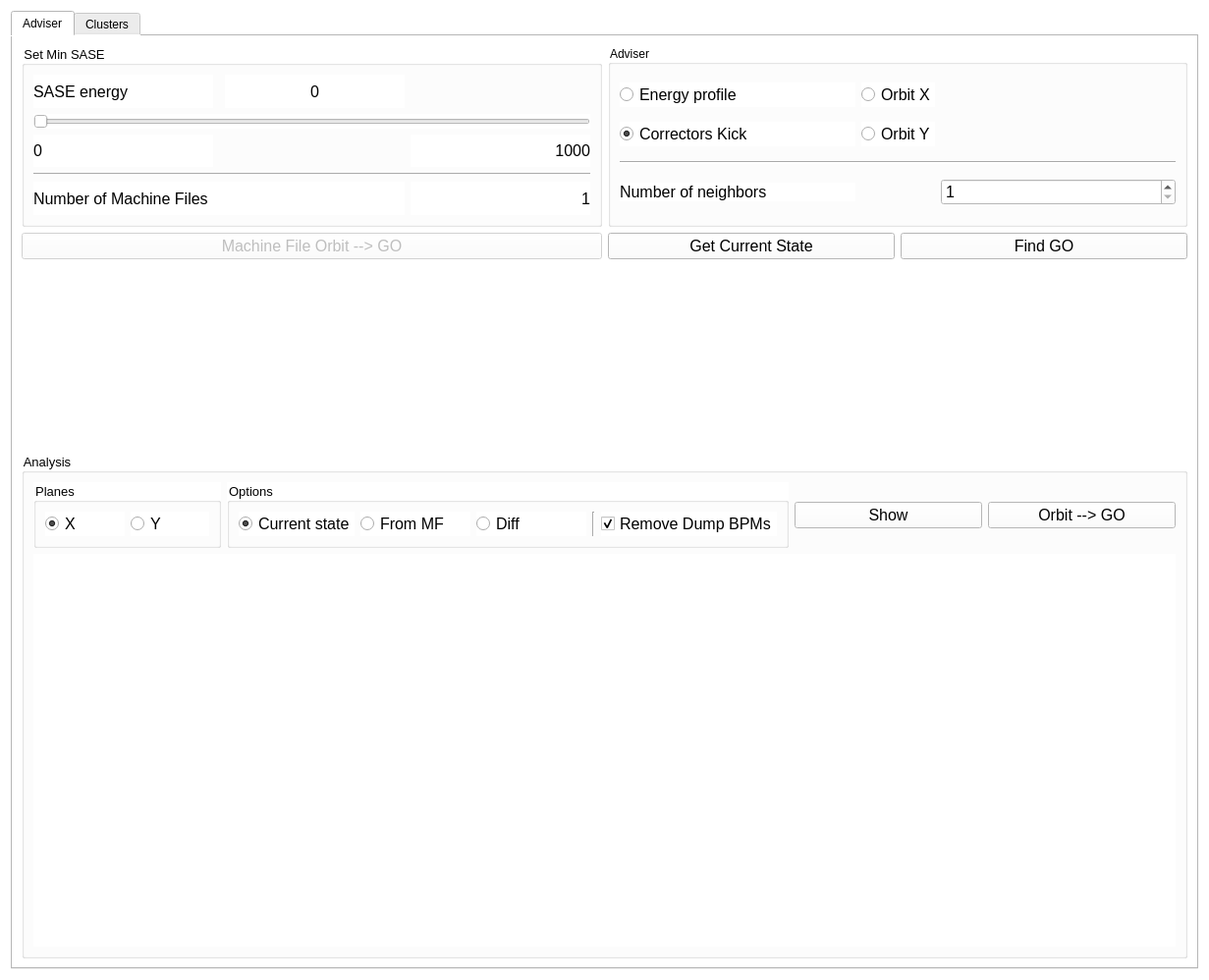
<?xml version="1.0" encoding="UTF-8"?>
<ui version="4.0">
 <class>Form</class>
 <widget class="QWidget" name="Form">
  <property name="geometry">
   <rect>
    <x>0</x>
    <y>0</y>
    <width>1231</width>
    <height>998</height>
   </rect>
  </property>
  <property name="minimumSize">
   <size>
    <width>0</width>
    <height>0</height>
   </size>
  </property>
  <property name="contextMenuPolicy">
   <enum>Qt::CustomContextMenu</enum>
  </property>
  <property name="windowTitle">
   <string>Ocelot Interface</string>
  </property>
  <property name="styleSheet">
   <string notr="true">background-color: white</string>
  </property>
  <layout class="QGridLayout" name="gridLayout_2">
   <item row="0" column="0">
    <widget class="QTabWidget" name="tabWidget">
     <property name="currentIndex">
      <number>0</number>
     </property>
     <widget class="QWidget" name="tab">
      <attribute name="title">
       <string>Adviser</string>
      </attribute>
      <layout class="QGridLayout" name="gridLayout_11">
       <item row="1" column="0">
        <widget class="QGroupBox" name="groupBox">
         <property name="sizePolicy">
          <sizepolicy hsizetype="Minimum" vsizetype="Minimum">
           <horstretch>0</horstretch>
           <verstretch>0</verstretch>
          </sizepolicy>
         </property>
         <property name="minimumSize">
          <size>
           <width>0</width>
           <height>0</height>
          </size>
         </property>
         <property name="maximumSize">
          <size>
           <width>16777215</width>
           <height>16777215</height>
          </size>
         </property>
         <property name="font">
          <font>
           <pointsize>10</pointsize>
          </font>
         </property>
         <property name="title">
          <string>Set Min SASE</string>
         </property>
         <layout class="QGridLayout" name="gridLayout_4">
          <item row="5" column="0">
           <widget class="QLabel" name="label_2">
            <property name="font">
             <font>
              <pointsize>12</pointsize>
             </font>
            </property>
            <property name="text">
             <string>SASE energy</string>
            </property>
           </widget>
          </item>
          <item row="9" column="3">
           <widget class="QLabel" name="lab_nfiles">
            <property name="sizePolicy">
             <sizepolicy hsizetype="Expanding" vsizetype="Preferred">
              <horstretch>0</horstretch>
              <verstretch>0</verstretch>
             </sizepolicy>
            </property>
            <property name="font">
             <font>
              <pointsize>12</pointsize>
             </font>
            </property>
            <property name="text">
             <string>1</string>
            </property>
            <property name="alignment">
             <set>Qt::AlignRight|Qt::AlignTrailing|Qt::AlignVCenter</set>
            </property>
           </widget>
          </item>
          <item row="5" column="2">
           <widget class="QLabel" name="lab_sase_cur">
            <property name="sizePolicy">
             <sizepolicy hsizetype="Expanding" vsizetype="Preferred">
              <horstretch>0</horstretch>
              <verstretch>0</verstretch>
             </sizepolicy>
            </property>
            <property name="font">
             <font>
              <pointsize>12</pointsize>
             </font>
            </property>
            <property name="text">
             <string>0</string>
            </property>
            <property name="alignment">
             <set>Qt::AlignCenter</set>
            </property>
           </widget>
          </item>
          <item row="7" column="2">
           <spacer name="horizontalSpacer_2">
            <property name="orientation">
             <enum>Qt::Horizontal</enum>
            </property>
            <property name="sizeHint" stdset="0">
             <size>
              <width>40</width>
              <height>20</height>
             </size>
            </property>
           </spacer>
          </item>
          <item row="6" column="0" colspan="4">
           <widget class="QSlider" name="horizontalSlider">
            <property name="orientation">
             <enum>Qt::Horizontal</enum>
            </property>
           </widget>
          </item>
          <item row="7" column="0">
           <widget class="QLabel" name="lab_sase_min">
            <property name="sizePolicy">
             <sizepolicy hsizetype="Expanding" vsizetype="Preferred">
              <horstretch>0</horstretch>
              <verstretch>0</verstretch>
             </sizepolicy>
            </property>
            <property name="font">
             <font>
              <pointsize>12</pointsize>
             </font>
            </property>
            <property name="text">
             <string>0</string>
            </property>
           </widget>
          </item>
          <item row="7" column="3">
           <widget class="QLabel" name="lab_sase_max">
            <property name="sizePolicy">
             <sizepolicy hsizetype="Expanding" vsizetype="Preferred">
              <horstretch>0</horstretch>
              <verstretch>0</verstretch>
             </sizepolicy>
            </property>
            <property name="font">
             <font>
              <pointsize>12</pointsize>
             </font>
            </property>
            <property name="text">
             <string>1000</string>
            </property>
            <property name="alignment">
             <set>Qt::AlignRight|Qt::AlignTrailing|Qt::AlignVCenter</set>
            </property>
           </widget>
          </item>
          <item row="9" column="0" colspan="3">
           <widget class="QLabel" name="label_3">
            <property name="font">
             <font>
              <pointsize>12</pointsize>
             </font>
            </property>
            <property name="text">
             <string>Number of Machine Files</string>
            </property>
           </widget>
          </item>
          <item row="8" column="0" colspan="4">
           <widget class="Line" name="line">
            <property name="orientation">
             <enum>Qt::Horizontal</enum>
            </property>
           </widget>
          </item>
         </layout>
        </widget>
       </item>
       <item row="3" column="0" colspan="2">
        <widget class="OclTable" name="mf_table" native="true"/>
       </item>
       <item row="2" column="0">
        <widget class="QPushButton" name="pb_read_from_mf">
         <property name="enabled">
          <bool>false</bool>
         </property>
         <property name="minimumSize">
          <size>
           <width>0</width>
           <height>0</height>
          </size>
         </property>
         <property name="font">
          <font>
           <pointsize>12</pointsize>
           <weight>50</weight>
           <bold>false</bold>
          </font>
         </property>
         <property name="text">
          <string>Machine File Orbit --&gt; GO</string>
         </property>
        </widget>
       </item>
       <item row="2" column="1">
        <layout class="QHBoxLayout" name="horizontalLayout">
         <item>
          <widget class="QPushButton" name="pb_get_state">
           <property name="minimumSize">
            <size>
             <width>0</width>
             <height>0</height>
            </size>
           </property>
           <property name="font">
            <font>
             <pointsize>12</pointsize>
             <weight>50</weight>
             <bold>false</bold>
            </font>
           </property>
           <property name="text">
            <string>Get Current State</string>
           </property>
          </widget>
         </item>
         <item>
          <widget class="QPushButton" name="pb_find_go">
           <property name="minimumSize">
            <size>
             <width>0</width>
             <height>0</height>
            </size>
           </property>
           <property name="font">
            <font>
             <pointsize>12</pointsize>
             <weight>50</weight>
             <bold>false</bold>
            </font>
           </property>
           <property name="text">
            <string>Find GO</string>
           </property>
          </widget>
         </item>
        </layout>
       </item>
       <item row="5" column="0" colspan="2">
        <widget class="QGroupBox" name="groupBox_3">
         <property name="font">
          <font>
           <pointsize>10</pointsize>
          </font>
         </property>
         <property name="title">
          <string>Analysis</string>
         </property>
         <layout class="QGridLayout" name="gridLayout">
          <item row="1" column="0" colspan="6">
           <widget class="OclMonitor" name="plot_widget" native="true">
            <property name="sizePolicy">
             <sizepolicy hsizetype="Preferred" vsizetype="Preferred">
              <horstretch>0</horstretch>
              <verstretch>0</verstretch>
             </sizepolicy>
            </property>
            <property name="minimumSize">
             <size>
              <width>0</width>
              <height>400</height>
             </size>
            </property>
           </widget>
          </item>
          <item row="0" column="5">
           <widget class="QPushButton" name="pb_use_it">
            <property name="font">
             <font>
              <pointsize>12</pointsize>
             </font>
            </property>
            <property name="text">
             <string>Orbit --&gt; GO</string>
            </property>
           </widget>
          </item>
          <item row="0" column="4">
           <widget class="QPushButton" name="pb_show">
            <property name="font">
             <font>
              <pointsize>12</pointsize>
             </font>
            </property>
            <property name="text">
             <string>Show</string>
            </property>
           </widget>
          </item>
          <item row="0" column="1" colspan="3">
           <widget class="QGroupBox" name="groupBox_5">
            <property name="font">
             <font>
              <pointsize>10</pointsize>
             </font>
            </property>
            <property name="title">
             <string>Options</string>
            </property>
            <layout class="QGridLayout" name="gridLayout_5">
             <item row="0" column="0">
              <widget class="QRadioButton" name="rb_current_state">
               <property name="font">
                <font>
                 <pointsize>12</pointsize>
                </font>
               </property>
               <property name="text">
                <string>Current state</string>
               </property>
               <property name="checked">
                <bool>true</bool>
               </property>
               <attribute name="buttonGroup">
                <string notr="true">buttonGroup_3</string>
               </attribute>
              </widget>
             </item>
             <item row="0" column="1">
              <widget class="QRadioButton" name="rb_from_mf">
               <property name="font">
                <font>
                 <pointsize>12</pointsize>
                </font>
               </property>
               <property name="text">
                <string>From MF</string>
               </property>
               <attribute name="buttonGroup">
                <string notr="true">buttonGroup_3</string>
               </attribute>
              </widget>
             </item>
             <item row="0" column="2">
              <widget class="QRadioButton" name="rb_diff">
               <property name="font">
                <font>
                 <pointsize>12</pointsize>
                </font>
               </property>
               <property name="text">
                <string>Diff</string>
               </property>
               <attribute name="buttonGroup">
                <string notr="true">buttonGroup_3</string>
               </attribute>
              </widget>
             </item>
             <item row="0" column="4">
              <widget class="QCheckBox" name="cb_remove_dump_bpm">
               <property name="font">
                <font>
                 <pointsize>12</pointsize>
                </font>
               </property>
               <property name="text">
                <string>Remove Dump BPMs</string>
               </property>
               <property name="checked">
                <bool>true</bool>
               </property>
              </widget>
             </item>
             <item row="0" column="3">
              <widget class="Line" name="line_3">
               <property name="orientation">
                <enum>Qt::Vertical</enum>
               </property>
              </widget>
             </item>
            </layout>
           </widget>
          </item>
          <item row="0" column="0">
           <widget class="QGroupBox" name="groupBox_4">
            <property name="font">
             <font>
              <pointsize>10</pointsize>
             </font>
            </property>
            <property name="title">
             <string>Planes</string>
            </property>
            <layout class="QGridLayout" name="gridLayout_3">
             <item row="0" column="0">
              <widget class="QRadioButton" name="rb_x_plane">
               <property name="font">
                <font>
                 <pointsize>12</pointsize>
                </font>
               </property>
               <property name="text">
                <string>X</string>
               </property>
               <property name="checked">
                <bool>true</bool>
               </property>
               <attribute name="buttonGroup">
                <string notr="true">buttonGroup_2</string>
               </attribute>
              </widget>
             </item>
             <item row="0" column="1">
              <widget class="QRadioButton" name="rb_yplane">
               <property name="font">
                <font>
                 <pointsize>12</pointsize>
                </font>
               </property>
               <property name="text">
                <string>Y</string>
               </property>
               <attribute name="buttonGroup">
                <string notr="true">buttonGroup_2</string>
               </attribute>
              </widget>
             </item>
            </layout>
           </widget>
          </item>
         </layout>
        </widget>
       </item>
       <item row="1" column="1">
        <widget class="QGroupBox" name="groupBox_2">
         <property name="sizePolicy">
          <sizepolicy hsizetype="Minimum" vsizetype="Minimum">
           <horstretch>0</horstretch>
           <verstretch>0</verstretch>
          </sizepolicy>
         </property>
         <property name="maximumSize">
          <size>
           <width>16777215</width>
           <height>16777215</height>
          </size>
         </property>
         <property name="title">
          <string>Adviser</string>
         </property>
         <layout class="QGridLayout" name="gridLayout_6">
          <item row="3" column="0">
           <widget class="QLabel" name="label_8">
            <property name="sizePolicy">
             <sizepolicy hsizetype="Expanding" vsizetype="Fixed">
              <horstretch>0</horstretch>
              <verstretch>0</verstretch>
             </sizepolicy>
            </property>
            <property name="font">
             <font>
              <pointsize>12</pointsize>
             </font>
            </property>
            <property name="text">
             <string>Number of neighbors</string>
            </property>
           </widget>
          </item>
          <item row="0" column="0">
           <widget class="QRadioButton" name="rb_energy_prof">
            <property name="font">
             <font>
              <pointsize>12</pointsize>
             </font>
            </property>
            <property name="text">
             <string>Energy profile</string>
            </property>
            <property name="checked">
             <bool>false</bool>
            </property>
            <attribute name="buttonGroup">
             <string notr="true">buttonGroup</string>
            </attribute>
           </widget>
          </item>
          <item row="1" column="1">
           <widget class="QRadioButton" name="rb_orbit_y">
            <property name="font">
             <font>
              <pointsize>12</pointsize>
             </font>
            </property>
            <property name="text">
             <string>Orbit Y</string>
            </property>
            <attribute name="buttonGroup">
             <string notr="true">buttonGroup</string>
            </attribute>
           </widget>
          </item>
          <item row="1" column="0">
           <widget class="QRadioButton" name="rb_cor_kick">
            <property name="font">
             <font>
              <pointsize>12</pointsize>
             </font>
            </property>
            <property name="text">
             <string>Correctors Kick</string>
            </property>
            <property name="checked">
             <bool>true</bool>
            </property>
            <attribute name="buttonGroup">
             <string notr="true">buttonGroup</string>
            </attribute>
           </widget>
          </item>
          <item row="0" column="1">
           <widget class="QRadioButton" name="rb_orbit_x">
            <property name="font">
             <font>
              <pointsize>12</pointsize>
             </font>
            </property>
            <property name="text">
             <string>Orbit X</string>
            </property>
            <attribute name="buttonGroup">
             <string notr="true">buttonGroup</string>
            </attribute>
           </widget>
          </item>
          <item row="1" column="2">
           <spacer name="horizontalSpacer">
            <property name="orientation">
             <enum>Qt::Horizontal</enum>
            </property>
            <property name="sizeHint" stdset="0">
             <size>
              <width>40</width>
              <height>20</height>
             </size>
            </property>
           </spacer>
          </item>
          <item row="2" column="0" colspan="3">
           <widget class="Line" name="line_2">
            <property name="orientation">
             <enum>Qt::Horizontal</enum>
            </property>
           </widget>
          </item>
          <item row="3" column="2">
           <widget class="QSpinBox" name="sb_nneighbors">
            <property name="sizePolicy">
             <sizepolicy hsizetype="Minimum" vsizetype="Fixed">
              <horstretch>0</horstretch>
              <verstretch>0</verstretch>
             </sizepolicy>
            </property>
            <property name="font">
             <font>
              <pointsize>12</pointsize>
             </font>
            </property>
            <property name="minimum">
             <number>1</number>
            </property>
            <property name="maximum">
             <number>20</number>
            </property>
            <property name="singleStep">
             <number>1</number>
            </property>
            <property name="value">
             <number>1</number>
            </property>
           </widget>
          </item>
         </layout>
        </widget>
       </item>
      </layout>
     </widget>
     <widget class="QWidget" name="tab_4">
      <attribute name="title">
       <string>Clusters</string>
      </attribute>
      <layout class="QGridLayout" name="gridLayout_9">
       <item row="1" column="0">
        <widget class="QGroupBox" name="groupBox_7">
         <property name="sizePolicy">
          <sizepolicy hsizetype="Minimum" vsizetype="Minimum">
           <horstretch>0</horstretch>
           <verstretch>0</verstretch>
          </sizepolicy>
         </property>
         <property name="maximumSize">
          <size>
           <width>16777215</width>
           <height>16777215</height>
          </size>
         </property>
         <property name="font">
          <font>
           <pointsize>10</pointsize>
          </font>
         </property>
         <property name="title">
          <string>Parameters</string>
         </property>
         <layout class="QGridLayout" name="gridLayout_18">
          <item row="0" column="1">
           <layout class="QGridLayout" name="gridLayout_19">
            <item row="4" column="1">
             <widget class="QPushButton" name="pb_check">
              <property name="font">
               <font>
                <pointsize>10</pointsize>
               </font>
              </property>
              <property name="text">
               <string>Find</string>
              </property>
             </widget>
            </item>
            <item row="3" column="1">
             <widget class="QSpinBox" name="spinBox">
              <property name="font">
               <font>
                <pointsize>12</pointsize>
               </font>
              </property>
              <property name="value">
               <number>1</number>
              </property>
             </widget>
            </item>
            <item row="3" column="0">
             <widget class="QLabel" name="label">
              <property name="font">
               <font>
                <pointsize>12</pointsize>
               </font>
              </property>
              <property name="text">
               <string>Number of clusters</string>
              </property>
             </widget>
            </item>
            <item row="0" column="0" colspan="2">
             <widget class="QCheckBox" name="checkBox">
              <property name="font">
               <font>
                <pointsize>12</pointsize>
               </font>
              </property>
              <property name="text">
               <string>Correctors Kick</string>
              </property>
             </widget>
            </item>
            <item row="1" column="0" colspan="2">
             <widget class="QCheckBox" name="checkBox_2">
              <property name="font">
               <font>
                <pointsize>12</pointsize>
               </font>
              </property>
              <property name="text">
               <string>BPM X</string>
              </property>
             </widget>
            </item>
            <item row="2" column="0" colspan="2">
             <widget class="QCheckBox" name="checkBox_3">
              <property name="font">
               <font>
                <pointsize>12</pointsize>
               </font>
              </property>
              <property name="text">
               <string>BPM Y</string>
              </property>
             </widget>
            </item>
           </layout>
          </item>
         </layout>
        </widget>
       </item>
       <item row="0" column="0">
        <widget class="QWidget" name="widget" native="true">
         <property name="sizePolicy">
          <sizepolicy hsizetype="Preferred" vsizetype="Preferred">
           <horstretch>0</horstretch>
           <verstretch>0</verstretch>
          </sizepolicy>
         </property>
         <property name="minimumSize">
          <size>
           <width>0</width>
           <height>300</height>
          </size>
         </property>
        </widget>
       </item>
      </layout>
     </widget>
    </widget>
   </item>
  </layout>
 </widget>
 <customwidgets>
  <customwidget>
   <class>OclTable</class>
   <extends>QWidget</extends>
   <header>gui/tables/ocl_table.h</header>
   <container>1</container>
  </customwidget>
  <customwidget>
   <class>OclMonitor</class>
   <extends>QWidget</extends>
   <header>gui/monitors/ocl_monitor.h</header>
   <container>1</container>
  </customwidget>
 </customwidgets>
 <resources/>
 <connections/>
 <buttongroups>
  <buttongroup name="buttonGroup_2"/>
  <buttongroup name="buttonGroup"/>
  <buttongroup name="buttonGroup_3"/>
 </buttongroups>
</ui>
